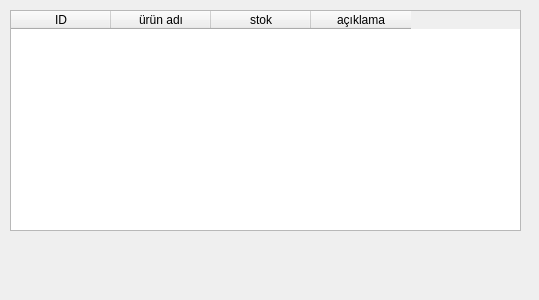
<?xml version="1.0" encoding="UTF-8"?>
<ui version="4.0">
 <class>Form</class>
 <widget class="QWidget" name="Form">
  <property name="geometry">
   <rect>
    <x>0</x>
    <y>0</y>
    <width>539</width>
    <height>300</height>
   </rect>
  </property>
  <property name="windowTitle">
   <string>Form</string>
  </property>
  <widget class="QTableWidget" name="tableWidget">
   <property name="geometry">
    <rect>
     <x>10</x>
     <y>10</y>
     <width>511</width>
     <height>221</height>
    </rect>
   </property>
   <column>
    <property name="text">
     <string>ID</string>
    </property>
   </column>
   <column>
    <property name="text">
     <string>ürün adı</string>
    </property>
   </column>
   <column>
    <property name="text">
     <string>stok</string>
    </property>
   </column>
   <column>
    <property name="text">
     <string>açıklama</string>
    </property>
   </column>
  </widget>
 </widget>
 <resources/>
 <connections/>
</ui>
